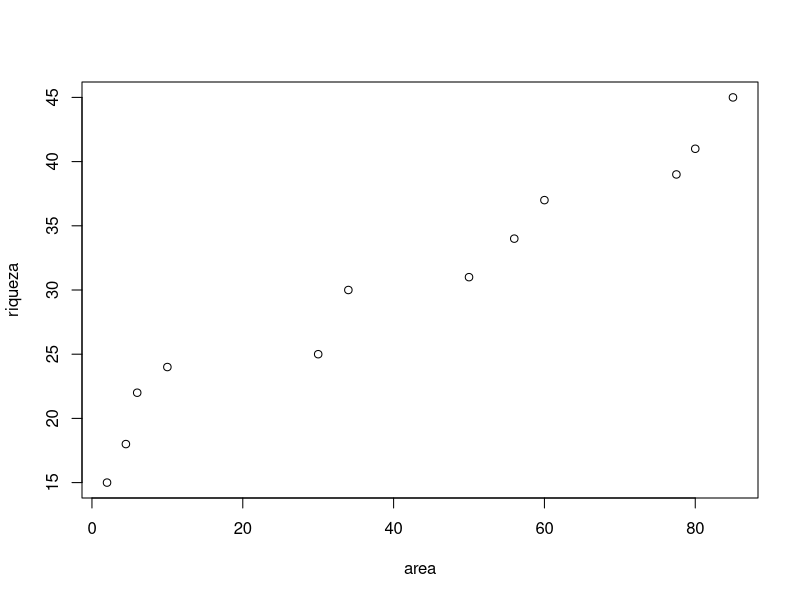
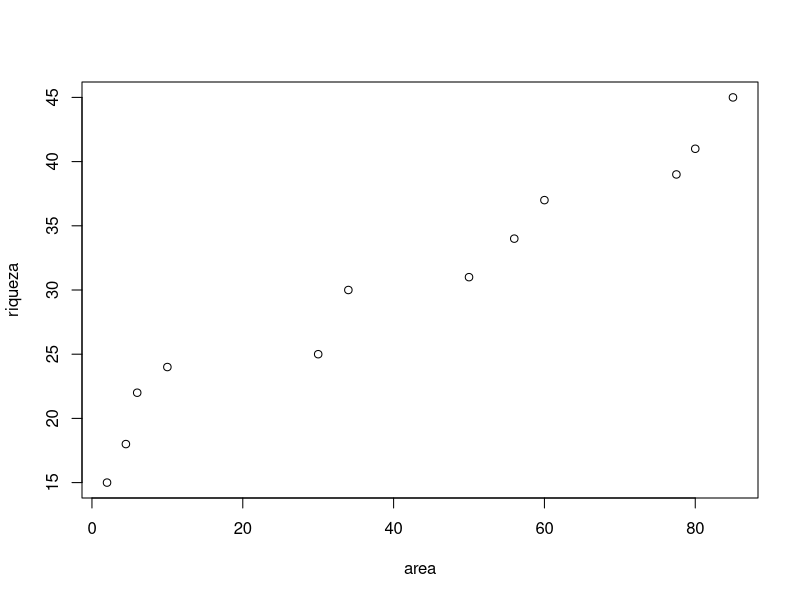
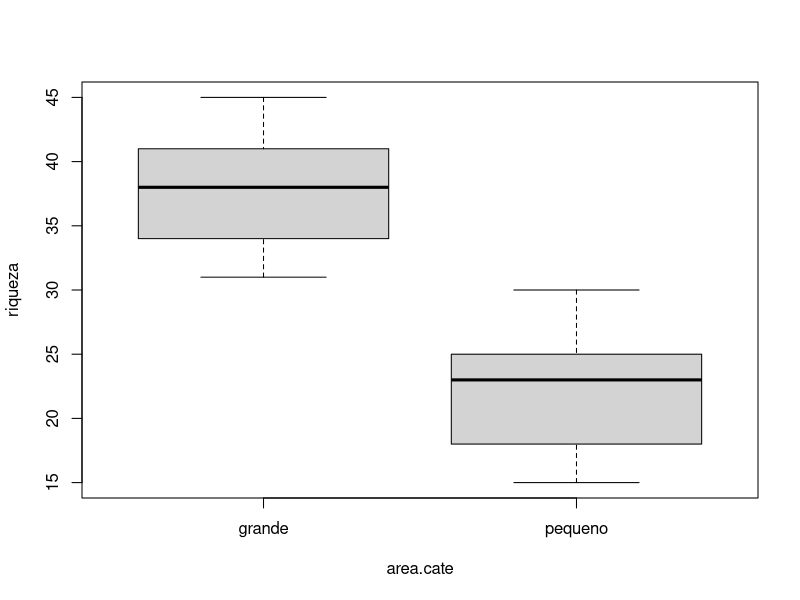
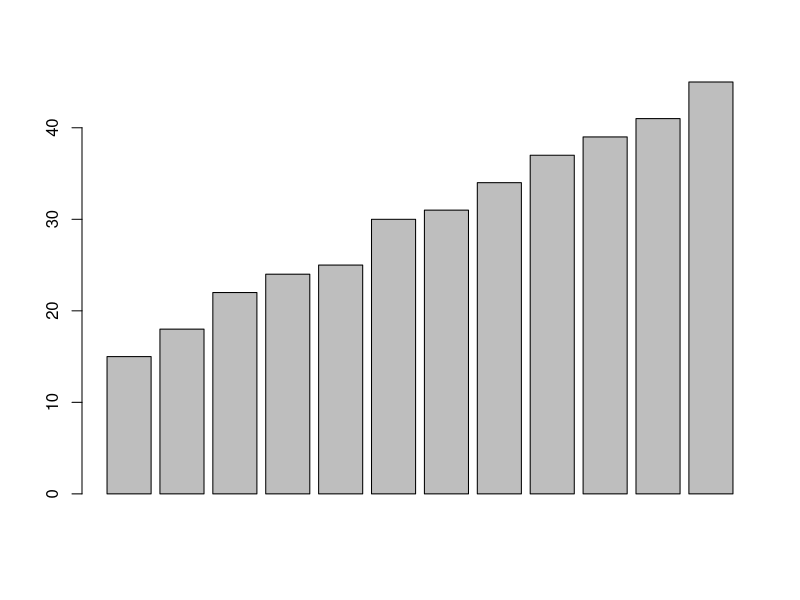

These charts were generated, in order, by the following R code:
# my_rscript.R

args = commandArgs(TRUE)

#N = args[1]
#x = rnorm(N,0,1)
riqueza <- c(15,18,22,24,25,30,31,34,37,39,41,45)
area <- c(2,4.5,6,10,30,34,50,56,60,77.5,80,85)
area.cate <- rep(c("pequeno", "grande"), each=6)


png(filename="temp.png", width=500, height=500)
plot(riqueza~area)
plot(area,riqueza) # o mesmo que o anterior
boxplot(riqueza~area.cate)
barplot(riqueza)

#hist(x, col="lightblue")
dev.off()